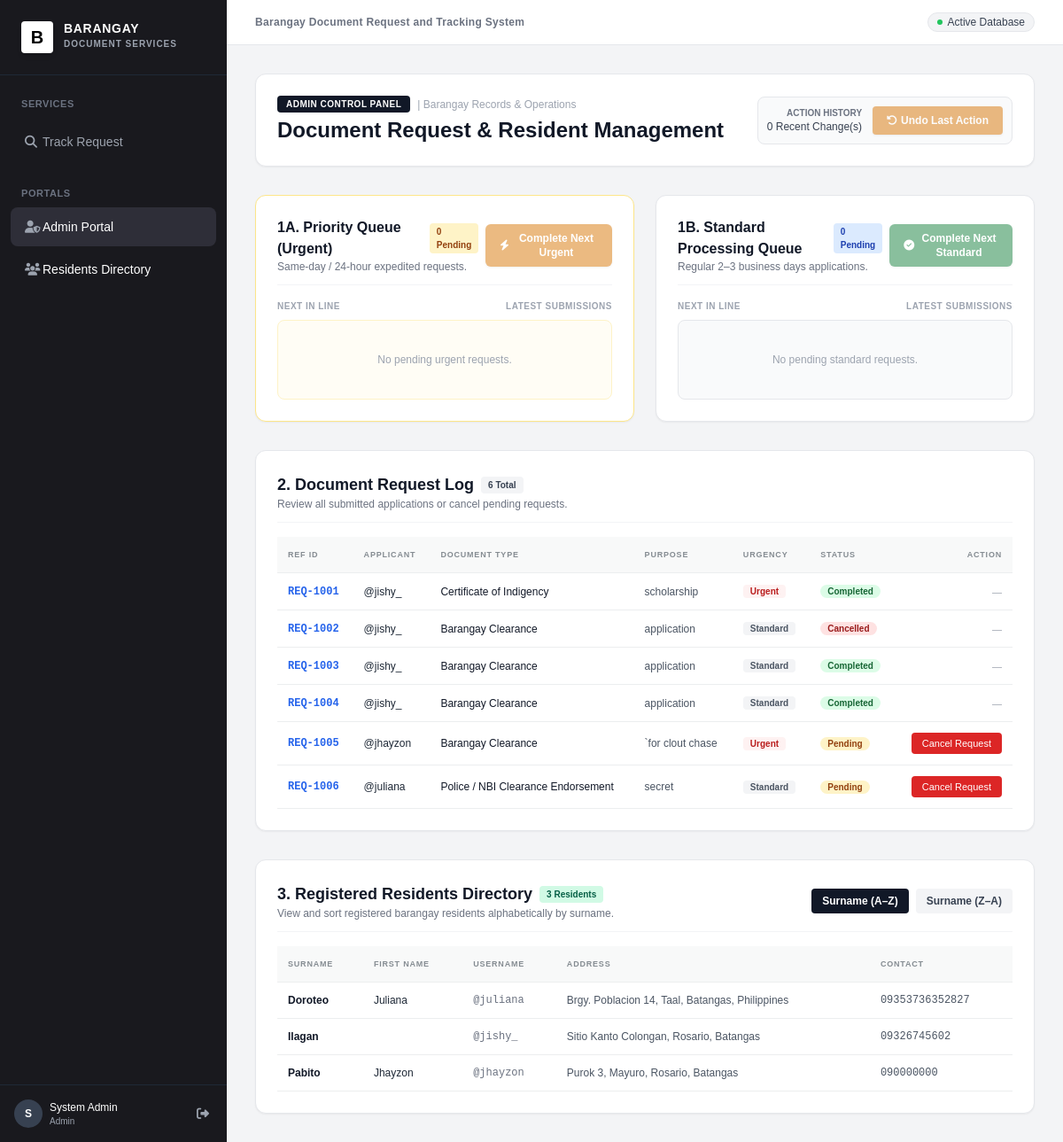
The page /admin (signed in) on the database its author committed.
### tables this page shows
CREATE TABLE requests (
            id INTEGER PRIMARY KEY AUTOINCREMENT,
            ref_id TEXT UNIQUE NOT NULL,
            username TEXT NOT NULL,
            doc_type TEXT NOT NULL,
            purpose TEXT NOT NULL,
            urgency TEXT NOT NULL,
            status TEXT NOT NULL DEFAULT 'Pending',
            created_at TIMESTAMP DEFAULT CURRENT_TIMESTAMP
        );

CREATE TABLE residents (
            id INTEGER PRIMARY KEY AUTOINCREMENT,
            firstname TEXT NOT NULL,
            surname TEXT NOT NULL,
            address TEXT NOT NULL,
            contact TEXT NOT NULL,
            username TEXT UNIQUE NOT NULL,
            password TEXT NOT NULL,
            role TEXT NOT NULL DEFAULT 'resident'
        );

### app.py (the view)
@app.route('/admin')
def admin_portal():
    if 'user' not in session or session['user']['role'] != 'admin':
        flash('Admin access required.', 'error')
        return redirect(url_for('login'))
    order = request.args.get('sort', 'ASC')
    fifo_queue = get_fifo_queue()
    linked_nodes = get_linked_list_nodes()
    sorted_residents = get_sorted_residents(order)
    undo_stack = session.get('undo_stack', [])
    return render_template('admin.html',
                           user=session['user'],
                           queue=fifo_queue,
                           nodes=linked_nodes,
                           residents=sorted_residents,
                           undo_stack=undo_stack,
                           sort_order=order)

### templates/admin.html (shortened to what this page needs)
{% extends "base.html" %}
{% block content %}
<div class="space-y-8 max-w-7xl mx-auto">
    <div class="bg-white p-6 rounded-xl border border-gray-200 shadow-sm flex flex-col md:flex-row justify-between items-start md:items-center gap-4">
        <div>
            <div class="flex items-center space-x-2">
                <span class="bg-gray-900 text-white text-[10px] font-bold px-2.5 py-0.5 rounded uppercase tracking-wider">Admin Control Panel</span>
                <span class="text-xs text-gray-400">| Barangay Records & Operations</span>
            </div>
            <h2 class="text-2xl font-bold text-gray-900 mt-1">Document Request & Resident Management</h2>
        </div>
        <div class="flex items-center space-x-3 bg-gray-50 p-2.5 rounded-lg border border-gray-200">
            <div class="text-right">
                <p class="text-[10px] font-bold uppercase text-gray-500">Action History</p>
                <p class="text-xs font-medium text-gray-700">{{ undo_stack | length }} Recent Change(s)</p>
            </div>
            <form action="{{ url_for('undo_action') }}" method="POST">
                <button type="submit" {% if not undo_stack %}disabled{% endif %} class="px-4 py-2 bg-amber-600 hover:bg-amber-700 disabled:opacity-50 disabled:cursor-not-allowed text-white text-xs font-semibold rounded shadow transition-all flex items-center space-x-1">
                    <i class="fa-solid fa-rotate-left"></i>
                    <span>Undo Last Action</span>
                </button>
            </form>
        </div>
    </div>
    <div class="grid grid-cols-1 lg:grid-cols-2 gap-6">
        <div class="bg-white rounded-xl shadow-sm border border-amber-200 p-6">
            <div class="flex flex-col sm:flex-row justify-between sm:items-center mb-4 pb-3 border-b border-gray-100 gap-2">
                <div>
                    <div class="flex items-center space-x-2">
                        <h3 class="text-base font-bold text-gray-900">1A. Priority Queue (Urgent)</h3>
                        <span class="bg-amber-100 text-amber-800 text-[10px] font-bold px-2 py-0.5 rounded">{{ urgent_queue | length }} Pending</span>
                    </div>
                    <p class="text-xs text-gray-500">Same-day / 24-hour expedited requests.</p>
                </div>
                <form action="{{ url_for('dequeue_request', queue_type='urgent') }}" method="POST">
                    <button type="submit" {% if not urgent_queue %}disabled{% endif %} class="px-4 py-2 bg-amber-600 hover:bg-amber-700 disabled:opacity-50 disabled:cursor-not-allowed text-white font-semibold text-xs rounded-md shadow transition-all flex items-center space-x-1.5">
                        <i class="fa-solid fa-bolt"></i>
                        <span>Complete Next Urgent</span>
                    </button>
                </form>
            </div>
            <div>
                <div class="text-[10px] font-semibold text-gray-400 uppercase tracking-wider mb-2 flex justify-between">
                    <span>Next in Line</span>
                    <span>Latest Submissions</span>
                </div>
                <div class="flex items-center gap-3 overflow-x-auto p-3 bg-amber-50/50 rounded-lg border border-amber-100 min-h-[90px]">
                    {% for req in urgent_queue %}
                    <div class="shrink-0 p-3 bg-white border border-amber-300 rounded-lg shadow-sm text-center min-w-[135px]">
                        <span class="text-[10px] bg-amber-100 text-amber-800 font-bold px-1.5 py-0.5 rounded">#{{ loop.index }}</span>
                        <p class="text-xs font-mono font-bold text-gray-900 mt-1">{{ req.ref_id }}</p>
                        <p class="text-[11px] text-gray-600 truncate">{{ req.doc_type }}</p>
                        <p class="text-[10px] text-gray-400">@{{ req.username }}</p>
                    </div>
                    {% if not loop.last %}
                    <div class="text-amber-400 font-bold">➔</div>
                    {% endif %}
                    {% else %}
                    <div class="w-full text-center text-xs text-gray-400 py-4">No pending urgent requests.</div>
                    {% endfor %}
                </div>
            </div>
        </div>
        <div class="bg-white rounded-xl shadow-sm border border-gray-200 p-6">
            <div class="flex flex-col sm:flex-row justify-between sm:items-center mb-4 pb-3 border-b border-gray-100 gap-2">
                <div>
                    <div class="flex items-center space-x-2">
                        <h3 class="text-base font-bold text-gray-900">1B. Standard Processing Queue</h3>
                        <span class="bg-blue-100 text-blue-800 text-[10px] font-bold px-2 py-0.5 rounded">{{ standard_queue | length }} Pending</span>
                    </div>
                    <p class="text-xs text-gray-500">Regular 2–3 business days applications.</p>
                </div>
                <form action="{{ url_for('dequeue_request', queue_type='standard') }}" method="POST">
                    <button type="submit" {% if not standard_queue %}disabled{% endif %} class="px-4 py-2 bg-green-700 hover:bg-green-800 disabled:opacity-50 disabled:cursor-not-allowed text-white font-semibold text-xs rounded-md shadow transition-all flex items-center space-x-1.5">
                        <i class="fa-solid fa-circle-check"></i>
                        <span>Complete Next Standard</span>
                    </button>
                </form>
            </div>
            <div>
                <div class="text-[10px] font-semibold text-gray-400 uppercase tracking-wider mb-2 flex justify-between">
                    <span>Next in Line</span>
                    <span>Latest Submissions</span>
                </div>
                <div class="flex items-center gap-3 overflow-x-auto p-3 bg-gray-50 rounded-lg border border-gray-200 min-h-[90px]">
                    {% for req in standard_queue %}
                    <div class="shrink-0 p-3 bg-white border border-blue-200 rounded-lg shadow-sm text-center min-w-[135px]">
                        <span class="text-[10px] bg-blue-100 text-blue-700 font-bold px-1.5 py-0.5 rounded">#{{ loop.index }}</span>
                        <p class="text-xs font-mono font-bold text-gray-900 mt-1">{{ req.ref_id }}</p>
                        <p class="text-[11px] text-gray-600 truncate">{{ req.doc_type }}</p>
                        <p class="text-[10px] text-gray-400">@{{ req.username }}</p>
                    </div>
                    {% if not loop.last %}
                    <div class="text-gray-400 font-bold">➔</div>
                    {% endif %}
                    {% else %}
                    <div class="w-full text-center text-xs text-gray-400 py-4">No pending standard requests.</div>
                    {% endfor %}
                </div>
            </div>
        </div>
    </div>
    <div class="bg-white rounded-xl shadow-sm border border-gray-200 p-6">
        <div class="flex flex-col md:flex-row justify-between md:items-center mb-4 pb-3 border-b border-gray-100 gap-2">
            <div>
                <div class="flex items-center space-x-2">
                    <h3 class="text-lg font-bold text-gray-900">2. Document Request Log</h3>
                    <span class="bg-gray-100 text-gray-700 text-[10px] font-bold px-2 py-0.5 rounded">{{ nodes | length }} Total</span>
                </div>
                <p class="text-xs text-gray-500">Review all submitted applications or cancel pending requests.</p>
            </div>
        </div>
        <div class="overflow-x-auto">
            <table class="w-full text-left text-xs">
                <thead class="bg-gray-50 text-gray-600 font-semibold uppercase text-[10px] tracking-wider border-b border-gray-200">
                    <tr>
                        <th class="p-3">Ref ID</th>
                        <th class="p-3">Applicant</th>
                        <th class="p-3">Document Type</th>
                        <th class="p-3">Purpose</th>
                        <th class="p-3">Urgency</th>
                        <th class="p-3">Status</th>
                        <th class="p-3 text-right">Action</th>
                    </tr>
                </thead>
                <tbody class="divide-y divide-gray-100">
                    {% for node in nodes %}
                    <tr class="hover:bg-gray-50">
                        <td class="p-3 font-mono font-bold text-blue-600">{{ node.ref_id }}</td>
                        <td class="p-3 font-medium text-gray-800">@{{ node.username }}</td>
                        <td class="p-3 font-medium text-gray-900">{{ node.doc_type }}</td>
                        <td class="p-3 text-gray-600">{{ node.purpose }}</td>
                        <td class="p-3">
                            <span class="text-[10px] font-semibold px-2 py-0.5 rounded {{ 'bg-red-50 text-red-700' if node.urgency == 'Urgent' else 'bg-gray-100 text-gray-600' }}">
                                {{ node.urgency }}
                            </span>
                        </td>
                        <td class="p-3">
                            <span class="text-[10px] font-semibold px-2 py-0.5 rounded-full {{ 'bg-amber-100 text-amber-800' if node.status == 'Pending' else ('bg-green-100 text-green-800' if node.status == 'Completed' else 'bg-red-100 text-red-800') }}">
                                {{ node.status }}
                            </span>
                        </td>
                        <td class="p-3 text-right">
                            {% if node.status == 'Pending' %}
                            <form action="{{ url_for('remove_node', req_id=node.id) }}" method="POST" class="inline">
                                <button type="submit" class="px-3 py-1 bg-red-600 hover:bg-red-700 text-white text-[11px] rounded font-medium transition-all">
                                    Cancel Request
                                </button>
                            </form>
                            {% else %}
                            <span class="text-gray-400 text-[11px]">—</span>
                            {% endif %}
                        </td>
                    </tr>
                    {% else %}
                    <tr>
                        <td colspan="7" class="p-4 text-center text-gray-400">No document requests found.</td>
                    </tr>
                    {% endfor %}
                </tbody>
            </table>
        </div>
    </div>
    <div class="bg-white rounded-xl shadow-sm border border-gray-200 p-6">
        <div class="flex flex-col md:flex-row justify-between md:items-center mb-4 pb-3 border-b border-gray-100 gap-2">
            <div>
                <div class="flex items-center space-x-2">
                    <h3 class="text-lg font-bold text-gray-900">3. Registered Residents Directory</h3>
                    <span class="bg-emerald-100 text-emerald-800 text-[10px] font-bold px-2 py-0.5 rounded">{{ residents | length }} Residents</span>
                </div>
                <p class="text-xs text-gray-500">View and sort registered barangay residents alphabetically by surname.</p>
            </div>
            <div class="flex items-center space-x-2">
                <a href="{{ url_for('admin_portal', sort='ASC') }}" class="px-3 py-1.5 {{ 'bg-gray-900 text-white' if sort_order == 'ASC' else 'bg-gray-100 text-gray-700 hover:bg-gray-200' }} text-xs font-semibold rounded transition-all">
                    Surname (A–Z)
                </a>
                <a href="{{ url_for('admin_portal', sort='DESC') }}" class="px-3 py-1.5 {{ 'bg-gray-900 text-white' if sort_order == 'DESC' else 'bg-gray-100 text-gray-700 hover:bg-gray-200' }} text-xs font-semibold rounded transition-all">
                    Surname (Z–A)
                </a>
            </div>
        </div>
        <div class="overflow-x-auto">
            <table class="w-full text-left text-xs">
                <thead class="bg-gray-50 text-gray-600 font-semibold uppercase text-[10px] tracking-wider border-b border-gray-200">
                    <tr>
                        <th class="p-3">Surname</th>
                        <th class="p-3">First Name</th>
                        <th class="p-3">Username</th>
                        <th class="p-3">Address</th>
                        <th class="p-3">Contact</th>
                    </tr>
                </thead>
                <tbody class="divide-y divide-gray-100">
                    {% for res in residents %}
                    <tr class="hover:bg-gray-50">
                        <td class="p-3 font-bold text-gray-900">{{ res.surname }}</td>
                        <td class="p-3 font-medium text-gray-800">{{ res.firstname }}</td>
                        <td class="p-3 font-mono text-gray-500">@{{ res.username }}</td>
                        <td class="p-3 text-gray-600">{{ res.address }}</td>
                        <td class="p-3 font-mono text-gray-600">{{ res.contact }}</td>
                    </tr>
                    {% else %}
                    <tr>
                        <td colspan="5" class="p-4 text-center text-gray-400">No resident records found.</td>
                    </tr>
                    {% endfor %}
                </tbody>
            </table>
        </div>
    </div>
</div>
{% endblock %}

### rows shown on the page
requests: ref_id "REQ-1001", username "jishy_", doc_type "Certificate of Indigency", purpose "scholarship", urgency "Urgent", status "Completed"
requests: ref_id "REQ-1002", username "jishy_", doc_type "Barangay Clearance", purpose "application", urgency "Standard", status "Cancelled"
requests: ref_id "REQ-1003", username "jishy_", doc_type "Barangay Clearance", purpose "application", urgency "Standard", status "Completed"
requests: ref_id "REQ-1004", username "jishy_", doc_type "Barangay Clearance", purpose "application", urgency "Standard", status "Completed"
requests: ref_id "REQ-1005", username "jhayzon", doc_type "Barangay Clearance", purpose "`for clout chase", urgency "Urgent", status "Pending"
requests: ref_id "REQ-1006", username "juliana", doc_type "Police / NBI Clearance Endorsement", purpose "secret", urgency "Standard", status "Pending"
residents: surname "Doroteo", firstname "Juliana", username "juliana", address "Brgy. Poblacion 14, Taal, Batangas, Philippines", contact "09353736352827"
residents: surname "Ilagan", username "jishy_", address "Sitio Kanto Colongan, Rosario, Batangas", contact "09326745602"
residents: surname "Pabito", firstname "Jhayzon", username "jhayzon", address "Purok 3, Mayuro, Rosario, Batangas", contact "090000000"

### other values the page prints
{{ session['user'].get('firstname', '') }} "System"
{{ session['user'].get('surname', '') }} "Admin"
{{ session['user'].get('role', 'Resident') }} "Admin"
{{ undo_stack | length }} "0"
{{ urgent_queue | length }} "0"
{{ standard_queue | length }} "0"
{{ nodes | length }} "6"
{{ residents | length }} "3"
